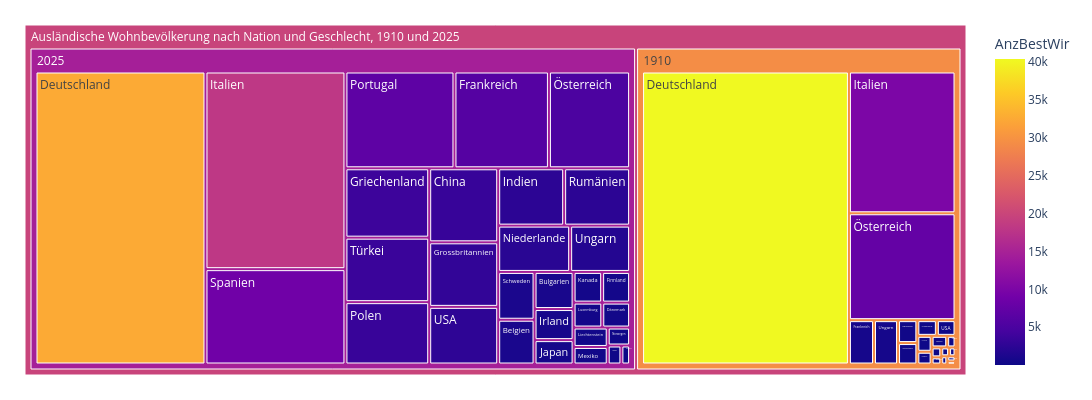

The code cell stored with this chart in its notebook:
### Code cell
treeMap1 = mypy_dv.plot_px_treemap(
    data=myTM.reset_index()
    ,levels=['Jahr_nbr','NationHistLang']
    ,values="AnzBestWir"
    ,color="AnzBestWir"
    #, color_continuous_scale='Blues'
    ,color_discrete_map={'(?)':'lightgrey', 'Wohnen':'lightblue'}   
    ,height=400
    ,width=1100               
    #,margin_val_bottom=25
    ,myHeaderTitle="Ausländische Wohnbevölkerung nach Nation und Geschlecht, "+str(myTM.reset_index().Jahr_nbr.min()) +" und " +str(myTM.reset_index().Jahr_nbr.max())
)
treeMap1

### Figure 1 — Plotly figure (JSON) as saved in the notebook; plotly's stock layout.template omitted (floating-point values rounded to 4 significant figures)
{"data": [{"branchvalues": "total", "customdata": [[170], [64], [1065], [46], [948], [3344], [40373], [32598], [295], [454], [561], [741], [5985], [46], [3804], [276], [2916], [2475], [794], [108], [10065], [18106], [623], [573], [151], [434], [28], [468], [392], [204], [2181], [33], [263], [3419], [17], [6907], [121], [2474], [64], [1138], [120], [8734], [38], [3535], [195], [2603], [710], [1817], [7587], [5141], [29260.0], [14630.0], [19740.0]], "domain": {"x": [0, 1], "y": [0, 1]}, "hovertemplate": "%{label}<br><br>Anzahl:<br>%{value}<extra></extra>", "ids": ["Ausländische Wohnbevölkerung nach Nation und Geschlecht, 1910 und 2025/2025/Albanien", "Ausländische Wohnbevölkerung nach Nation und Geschlecht, 1910 und 2025/1910/Belgien", "Ausländische Wohnbevölkerung nach Nation und Geschlecht, 1910 und 2025/2025/Belgien", "Ausländische Wohnbevölkerung nach Nation und Geschlecht, 1910 und 2025/1910/Bulgarien", "Ausländische Wohnbevölkerung nach Nation und Geschlecht, 1910 und 2025/2025/Bulgarien", "Ausländische Wohnbevölkerung nach Nation und Geschlecht, 1910 und 2025/2025/China", "Ausländische Wohnbevölkerung nach Nation und Geschlecht, 1910 und 2025/1910/Deutschland", "Ausländische Wohnbevölkerung nach Nation und Geschlecht, 1910 und 2025/2025/Deutschland", "Ausländische Wohnbevölkerung nach Nation und Geschlecht, 1910 und 2025/1910/Dänemark", "Ausländische Wohnbevölkerung nach Nation und Geschlecht, 1910 und 2025/2025/Dänemark", "Ausländische Wohnbevölkerung nach Nation und Geschlecht, 1910 und 2025/2025/Finnland", "Ausländische Wohnbevölkerung nach Nation und Geschlecht, 1910 und 2025/1910/Frankreich", "Ausländische Wohnbevölkerung nach Nation und Geschlecht, 1910 und 2025/2025/Frankreich", "Ausländische Wohnbevölkerung nach Nation und Geschlecht, 1910 und 2025/1910/Griechenland", "Ausländische Wohnbevölkerung nach Nation und Geschlecht, 1910 und 2025/2025/Griechenland", "Ausländische Wohnbevölkerung nach Nation und Geschlecht, 1910 und 2025/1910/Grossbritannien", "Ausländische Wohnbevölkerung nach Nation und Geschlecht, 1910 und 2025/2025/Grossbritannien", "Ausländische Wohnbevölkerung nach Nation und Geschlecht, 1910 und 2025/2025/Indien", "Ausländische Wohnbevölkerung nach Nation und Geschlecht, 1910 und 2025/2025/Irland", "Ausländische Wohnbevölkerung nach Nation und Geschlecht, 1910 und 2025/2025/Island", "Ausländische Wohnbevölkerung nach Nation und Geschlecht, 1910 und 2025/1910/Italien", "Ausländische Wohnbevölkerung nach Nation und Geschlecht, 1910 und 2025/2025/Italien", "Ausländische Wohnbevölkerung nach Nation und Geschlecht, 1910 und 2025/2025/Japan", "Ausländische Wohnbevölkerung nach Nation und Geschlecht, 1910 und 2025/2025/Kanada", "Ausländische Wohnbevölkerung nach Nation und Geschlecht, 1910 und 2025/1910/Liechtenstein", "Ausländische Wohnbevölkerung nach Nation und Geschlecht, 1910 und 2025/2025/Liechtenstein", "Ausländische Wohnbevölkerung nach Nation und Geschlecht, 1910 und 2025/1910/Luxemburg", "Ausländische Wohnbevölkerung nach Nation und Geschlecht, 1910 und 2025/2025/Luxemburg", "Ausländische Wohnbevölkerung nach Nation und Geschlecht, 1910 und 2025/2025/Mexiko", "Ausländische Wohnbevölkerung nach Nation und Geschlecht, 1910 und 2025/1910/Niederlande", "Ausländische Wohnbevölkerung nach Nation und Geschlecht, 1910 und 2025/2025/Niederlande", "Ausländische Wohnbevölkerung nach Nation und Geschlecht, 1910 und 2025/1910/Norwegen", "Ausländische Wohnbevölkerung nach Nation und Geschlecht, 1910 und 2025/2025/Norwegen", "Ausländische Wohnbevölkerung nach Nation und Geschlecht, 1910 und 2025/2025/Polen", "Ausländische Wohnbevölkerung nach Nation und Geschlecht, 1910 und 2025/1910/Portugal", "Ausländische Wohnbevölkerung nach Nation und Geschlecht, 1910 und 2025/2025/Portugal", "Ausländische Wohnbevölkerung nach Nation und Geschlecht, 1910 und 2025/1910/Rumänien", "Ausländische Wohnbevölkerung nach Nation und Geschlecht, 1910 und 2025/2025/Rumänien", "Ausländische Wohnbevölkerung nach Nation und Geschlecht, 1910 und 2025/1910/Schweden", "Ausländische Wohnbevölkerung nach Nation und Geschlecht, 1910 und 2025/2025/Schweden", "Ausländische Wohnbevölkerung nach Nation und Geschlecht, 1910 und 2025/1910/Spanien", "Ausländische Wohnbevölkerung nach Nation und Geschlecht, 1910 und 2025/2025/Spanien", "Ausländische Wohnbevölkerung nach Nation und Geschlecht, 1910 und 2025/1910/Türkei", "Ausländische Wohnbevölkerung nach Nation und Geschlecht, 1910 und 2025/2025/Türkei", "Ausländische Wohnbevölkerung nach Nation und Geschlecht, 1910 und 2025/1910/USA", "Ausländische Wohnbevölkerung nach Nation und Geschlecht, 1910 und 2025/2025/USA", "Ausländische Wohnbevölkerung nach Nation und Geschlecht, 1910 und 2025/1910/Ungarn", "Ausländische Wohnbevölkerung nach Nation und Geschlecht, 1910 und 2025/2025/Ungarn", "Ausländische Wohnbevölkerung nach Nation und Geschlecht, 1910 und 2025/1910/Österreich", "Ausländische Wohnbevölkerung nach Nation und Geschlecht, 1910 und 2025/2025/Österreich", "Ausländische Wohnbevölkerung nach Nation und Geschlecht, 1910 und 2025/1910", "Ausländische Wohnbevölkerung nach Nation und Geschlecht, 1910 und 2025/2025", "Ausländische Wohnbevölkerung nach Nation und Geschlecht, 1910 und 2025"], "labels": ["Albanien", "Belgien", "Belgien", "Bulgarien", "Bulgarien", "China", "Deutschland", "Deutschland", "Dänemark", "Dänemark", "Finnland", "Frankreich", "Frankreich", "Griechenland", "Griechenland", "Grossbritannien", "Grossbritannien", "Indien", "Irland", "Island", "Italien", "Italien", "Japan", "Kanada", "Liechtenstein", "Liechtenstein", "Luxemburg", "Luxemburg", "Mexiko", "Niederlande", "Niederlande", "Norwegen", "Norwegen", "Polen", "Portugal", "Portugal", "Rumänien", "Rumänien", "Schweden", "Schweden", "Spanien", "Spanien", "Türkei", "Türkei", "USA", "USA", "Ungarn", "Ungarn", "Österreich", "Österreich", "1910", "2025", "Ausländische Wohnbevölkerung nach Nation und Geschlecht, 1910 und 2025"], "marker": {"coloraxis": "coloraxis", "colors": [170, 64, 1065, 46, 948, 3344, 40373, 32598, 295, 454, 561, 741, 5985, 46, 3804, 276, 2916, 2475, 794, 108, 10065, 18106, 623, 573, 151, 434, 28, 468, 392, 204, 2181, 33, 263, 3419, 17, 6907, 121, 2474, 64, 1138, 120, 8734, 38, 3535, 195, 2603, 710, 1817, 7587, 5141, 29260.0, 14630.0, 19740.0]}, "name": "", "parents": ["Ausländische Wohnbevölkerung nach Nation und Geschlecht, 1910 und 2025/2025", "Ausländische Wohnbevölkerung nach Nation und Geschlecht, 1910 und 2025/1910", "Ausländische Wohnbevölkerung nach Nation und Geschlecht, 1910 und 2025/2025", "Ausländische Wohnbevölkerung nach Nation und Geschlecht, 1910 und 2025/1910", "Ausländische Wohnbevölkerung nach Nation und Geschlecht, 1910 und 2025/2025", "Ausländische Wohnbevölkerung nach Nation und Geschlecht, 1910 und 2025/2025", "Ausländische Wohnbevölkerung nach Nation und Geschlecht, 1910 und 2025/1910", "Ausländische Wohnbevölkerung nach Nation und Geschlecht, 1910 und 2025/2025", "Ausländische Wohnbevölkerung nach Nation und Geschlecht, 1910 und 2025/1910", "Ausländische Wohnbevölkerung nach Nation und Geschlecht, 1910 und 2025/2025", "Ausländische Wohnbevölkerung nach Nation und Geschlecht, 1910 und 2025/2025", "Ausländische Wohnbevölkerung nach Nation und Geschlecht, 1910 und 2025/1910", "Ausländische Wohnbevölkerung nach Nation und Geschlecht, 1910 und 2025/2025", "Ausländische Wohnbevölkerung nach Nation und Geschlecht, 1910 und 2025/1910", "Ausländische Wohnbevölkerung nach Nation und Geschlecht, 1910 und 2025/2025", "Ausländische Wohnbevölkerung nach Nation und Geschlecht, 1910 und 2025/1910", "Ausländische Wohnbevölkerung nach Nation und Geschlecht, 1910 und 2025/2025", "Ausländische Wohnbevölkerung nach Nation und Geschlecht, 1910 und 2025/2025", "Ausländische Wohnbevölkerung nach Nation und Geschlecht, 1910 und 2025/2025", "Ausländische Wohnbevölkerung nach Nation und Geschlecht, 1910 und 2025/2025", "Ausländische Wohnbevölkerung nach Nation und Geschlecht, 1910 und 2025/1910", "Ausländische Wohnbevölkerung nach Nation und Geschlecht, 1910 und 2025/2025", "Ausländische Wohnbevölkerung nach Nation und Geschlecht, 1910 und 2025/2025", "Ausländische Wohnbevölkerung nach Nation und Geschlecht, 1910 und 2025/2025", "Ausländische Wohnbevölkerung nach Nation und Geschlecht, 1910 und 2025/1910", "Ausländische Wohnbevölkerung nach Nation und Geschlecht, 1910 und 2025/2025", "Ausländische Wohnbevölkerung nach Nation und Geschlecht, 1910 und 2025/1910", "Ausländische Wohnbevölkerung nach Nation und Geschlecht, 1910 und 2025/2025", "Ausländische Wohnbevölkerung nach Nation und Geschlecht, 1910 und 2025/2025", "Ausländische Wohnbevölkerung nach Nation und Geschlecht, 1910 und 2025/1910", "Ausländische Wohnbevölkerung nach Nation und Geschlecht, 1910 und 2025/2025", "Ausländische Wohnbevölkerung nach Nation und Geschlecht, 1910 und 2025/1910", "Ausländische Wohnbevölkerung nach Nation und Geschlecht, 1910 und 2025/2025", "Ausländische Wohnbevölkerung nach Nation und Geschlecht, 1910 und 2025/2025", "Ausländische Wohnbevölkerung nach Nation und Geschlecht, 1910 und 2025/1910", "Ausländische Wohnbevölkerung nach Nation und Geschlecht, 1910 und 2025/2025", "Ausländische Wohnbevölkerung nach Nation und Geschlecht, 1910 und 2025/1910", "Ausländische Wohnbevölkerung nach Nation und Geschlecht, 1910 und 2025/2025", "Ausländische Wohnbevölkerung nach Nation und Geschlecht, 1910 und 2025/1910", "Ausländische Wohnbevölkerung nach Nation und Geschlecht, 1910 und 2025/2025", "Ausländische Wohnbevölkerung nach Nation und Geschlecht, 1910 und 2025/1910", "Ausländische Wohnbevölkerung nach Nation und Geschlecht, 1910 und 2025/2025", "Ausländische Wohnbevölkerung nach Nation und Geschlecht, 1910 und 2025/1910", "Ausländische Wohnbevölkerung nach Nation und Geschlecht, 1910 und 2025/2025", "Ausländische Wohnbevölkerung nach Nation und Geschlecht, 1910 und 2025/1910", "Ausländische Wohnbevölkerung nach Nation und Geschlecht, 1910 und 2025/2025", "Ausländische Wohnbevölkerung nach Nation und Geschlecht, 1910 und 2025/1910", "Ausländische Wohnbevölkerung nach Nation und Geschlecht, 1910 und 2025/2025", "Ausländische Wohnbevölkerung nach Nation und Geschlecht, 1910 und 2025/1910", "Ausländische Wohnbevölkerung nach Nation und Geschlecht, 1910 und 2025/2025", "Ausländische Wohnbevölkerung nach Nation und Geschlecht, 1910 und 2025", "Ausländische Wohnbevölkerung nach Nation und Geschlecht, 1910 und 2025", ""], "root": {"color": "grey"}, "type": "treemap", "values": [170, 64, 1065, 46, 948, 3344, 40373, 32598, 295, 454, 561, 741, 5985, 46, 3804, 276, 2916, 2475, 794, 108, 10065, 18106, 623, 573, 151, 434, 28, 468, 392, 204, 2181, 33, 263, 3419, 17, 6907, 121, 2474, 64, 1138, 120, 8734, 38, 3535, 195, 2603, 710, 1817, 7587, 5141, 61174, 114030, 175204]}], "layout": {"coloraxis": {"colorbar": {"title": {"text": "AnzBestWir"}}, "colorscale": [[0, "#0d0887"], [0.1111, "#46039f"], [0.2222, "#7201a8"], [0.3333, "#9c179e"], [0.4444, "#bd3786"], [0.5556, "#d8576b"], [0.6667, "#ed7953"], [0.7778, "#fb9f3a"], [0.8889, "#fdca26"], [1, "#f0f921"]]}, "height": 400, "legend": {"tracegroupgap": 0}, "margin": {"b": 25, "l": 25, "r": 25, "t": 25}, "width": 1100}}
